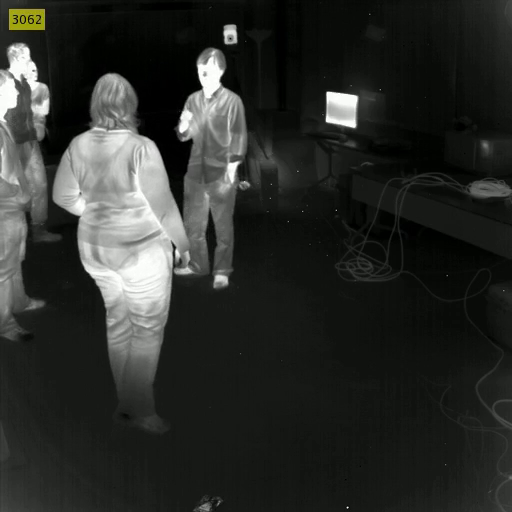
#> input picture frame 60 of sample_videos/video_input.mp4, 512 x 512 px, given in place of sample_video.mp4, which was not available
$ python temperature_detection.py
#> lines starting #> are read from the running program, lines starting #| are printed output that depends on the picture; after the words box and inside, x2 and y2 are one past the last pixel; in counts of white or black regions, pixels touching at a corner belong together; pictures that were not available may be replaced by others from this repository, and a replacement may not be noted
import os
import numpy as np
import cv2

class TemperatureDetection:
    def __init__(self, threshold=200, area_of_box=700, min_temp=102, font_scale_caution=1, font_scale_temp=0.7):
#> in process, frame is the input picture: shape (512, 512, 3); mean B, G, R 42, 45.3, 43.3
        self.threshold = threshold
        self.area_of_box = area_of_box
        self.min_temp = min_temp
        self.font_scale_caution = font_scale_caution
        self.font_scale_temp = font_scale_temp

    def convert_fahrenheit_to_celsius(self, temperature_fahrenheit):
        temperature_celsius = (temperature_fahrenheit - 32) * 5 / 9
        return round(temperature_celsius, 1)

    def convert_to_temperature(self, pixel_avg):
        """
        Converts pixel value (mean) to temperature (Fahrenheit) depending upon the camera hardware.
        """
        return pixel_avg / 2.25

    def process_frame(self, frame):
        frame = cv2.cvtColor(frame, cv2.COLOR_BGR2RGB)
        heatmap_gray = cv2.cvtColor(frame, cv2.COLOR_RGB2GRAY)
        heatmap = cv2.applyColorMap(heatmap_gray, cv2.COLORMAP_HOT)

        _, binary_thresh = cv2.threshold(heatmap_gray, self.threshold, 255, cv2.THRESH_BINARY)
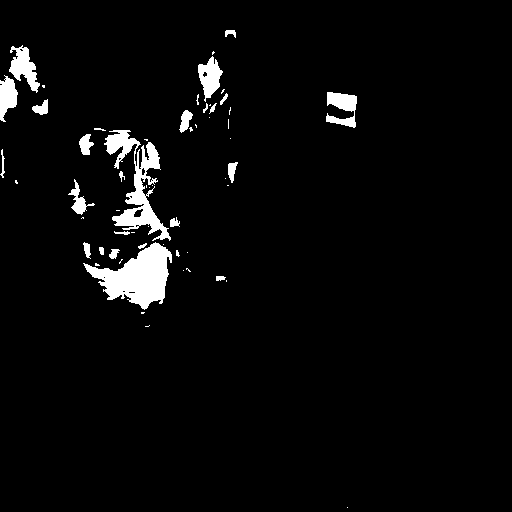
#> binary_thresh: shape (512, 512); 3.7% white; 58 white regions (33 under 20 px), largest, box (x1, y1, x2, y2) and area: (83, 242, 172, 310) 2982, (104, 130, 171, 241) 2459, (9, 45, 40, 93) 717

        kernel = np.ones((3, 3), np.uint8)
        image_erosion = cv2.erode(binary_thresh, kernel, iterations=1)
#> image_erosion: shape (512, 512); 2.5% white; 36 white regions (18 under 20 px), largest, box (x1, y1, x2, y2) and area: (86, 244, 171, 308) 2535, (113, 167, 168, 239) 840, (10, 48, 39, 90) 484
        image_opening = cv2.dilate(image_erosion, kernel, iterations=1)
#> image_opening: shape (512, 512); 3.4% white; 34 white regions (10 under 20 px)

        contours, _ = cv2.findContours(image_opening, 1, 2)
#> contours = 37 contours, 15 with area under 20; largest, box (x1, y1, x2, y2) and area: (85, 243, 172, 309) 2794, (112, 166, 169, 240) 1080, (9, 47, 40, 91) 597, (198, 57, 222, 98) 568, (106, 130, 140, 158) 469

        image_with_rectangles = np.copy(heatmap)

        for contour in contours:
            x, y, w, h = cv2.boundingRect(contour)

            if (w) * (h) < self.area_of_box:
                continue

            mask = np.zeros_like(heatmap_gray)
            cv2.drawContours(mask, contour, -1, 255, -1)

            mean = self.convert_to_temperature(cv2.mean(heatmap_gray, mask=mask)[0])
            temperature = round(mean, 2)
            color = (0, 255, 0) if temperature < self.min_temp else (255, 255, 127)

            if temperature >= self.min_temp:
                cv2.putText(image_with_rectangles, "High temperature detected !!!", (35, 40),
                            cv2.FONT_HERSHEY_SIMPLEX, self.font_scale_caution, color, 2, cv2.LINE_AA)

            image_with_rectangles = cv2.rectangle(
                image_with_rectangles, (x, y), (x+w, y+h), color, 2)

            cv2.putText(image_with_rectangles, "{} C°".format(self.convert_fahrenheit_to_celsius(temperature)), (x, y),
                        cv2.FONT_HERSHEY_SIMPLEX, self.font_scale_temp, color, 2, cv2.LINE_AA)
#> this loop made 37 passes
#> (x, y, w, h) on passes 1, 3, 5, 6, 9, 11, 12, 13, 14, 18, 20, 21: (128, 291, 8, 3), (216, 276, 9, 5), (109, 249, 9, 10), (99, 247, 5, 8), (84, 243, 6, 14), (170, 219, 9, 8), (72, 197, 14, 17), (148, 190, 4, 4), (71, 183, 9, 13), (119, 172, 4, 5), (228, 163, 9, 18), (115, 160, 4, 7)
#> (contour, x, y, w, h) on passes 2, 4, 7, 10, 15, 16: ([[103, 277], [104, 276], [105, 277], [104, 278]], 103, 276, 3, 3), ([[176, 252], [176, 255], [178, 255], [178, 252]], 176, 252, 3, 4), ([[140, 245], [140, 247], [143, 247], [143, 245]], 140, 245, 4, 3), ([[124, 232], [124, 234], [127, 234], [127, 232]], 124, 232, 4, 3), ([[148, 182], [148, 184], [150, 184], [150, 182]], 148, 182, 3, 3), ([[153, 179], [153, 181], [155, 181], [155, 179]], 153, 179, 3, 3)
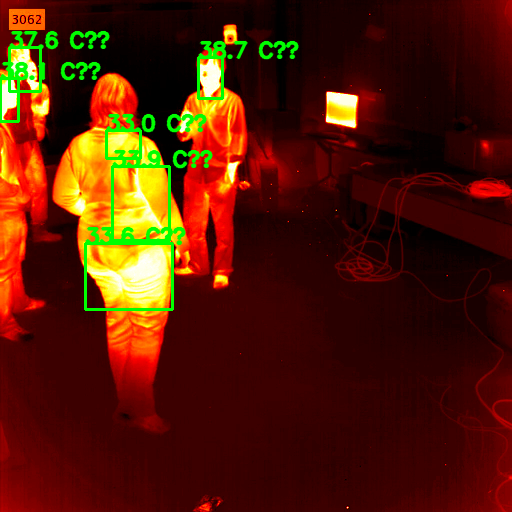
#> image_with_rectangles: shape (512, 512, 3); mean B, G, R 4.3, 26.4, 81.6
#> mask: shape (512, 512); 0.03% white in thin lines or dots, all inside (x1, y1, x2, y2) = (9, 47, 40, 91)

        return image_with_rectangles

class Processor:
    def __init__(self, input_path, output_path, detection_obj, resize_factor=None):
        self.input_path = input_path
        self.output_path = output_path
        self.detection_obj = detection_obj
        self.resize_factor = resize_factor

    def process(self):
        raise NotImplementedError("process method must be implemented in subclasses")

class VideoProcessor(Processor):
    def __init__(self, input_path, output_path, detection_obj):
        super().__init__(input_path, output_path, detection_obj)

    def process(self):
        video = cv2.VideoCapture(self.input_path)
        video_frames = []

        while True:
            ret, frame = video.read()
            if not ret:
                break

            processed_frame = self.detection_obj.process_frame(frame)
            video_frames.append(processed_frame)

            cv2.imshow('frame', processed_frame)

            if cv2.waitKey(1) & 0xFF == ord('q'):
#> (key q is pressed here)
                break

        video.release()
        cv2.destroyAllWindows()

        if video_frames:
            height, width, _ = video_frames[0].shape
#> height = 512; width = 512
            size = (width, height)
#> size = (512, 512)
            out = cv2.VideoWriter(self.output_path, cv2.VideoWriter_fourcc(*'MJPG'), 100, size)

            for frame in video_frames:
                out.write(frame)
#> this loop made 1 pass
            out.release()


class ImageProcessor(Processor):
    def __init__(self, input_image_path, output_image_path, detection_obj, resize_factor=0.5):
        super().__init__(input_image_path, output_image_path, detection_obj, resize_factor)

    def process(self):
        img = cv2.imread(self.input_path)
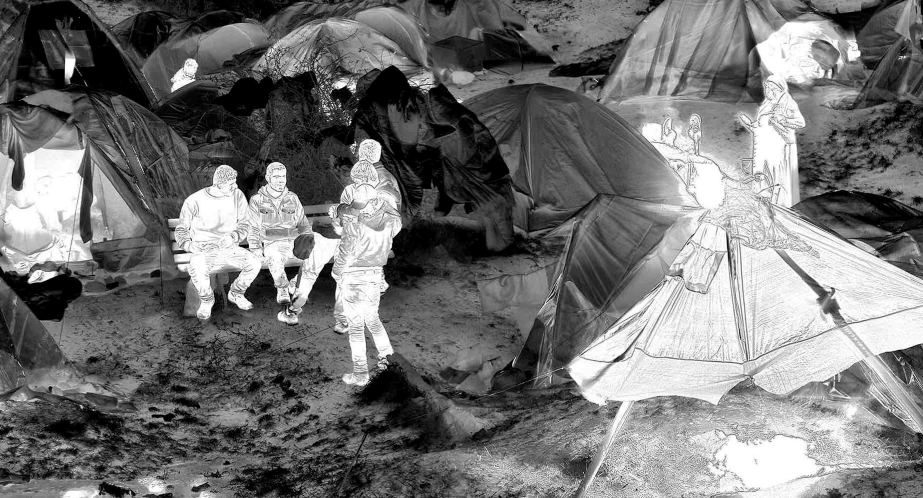
#> input picture sample_images/input_image.jpg, 1846 x 996 px (shown at 1/2 size)
#> img is the input picture: shape (996, 1846, 3); mean B, G, R 115.9, 115.9, 115.9

        if img is None:
            raise ValueError("Image not found at the specified path: {}".format(self.input_path))

        processed_img = self.detection_obj.process_frame(img)
#> in process_frame (call 2), `_, binary_thresh = cv2.threshold(heatmap_gray, self.threshold, 255, cv..`: binary_thresh: shape (996, 1846); 19.7% white; 3254 white regions (2995 under 20 px), largest, box (x1, y1, x2, y2) and area: (1284, 43, 1687, 722) 81725, (1137, 504, 1812, 996) 74096, (337, 330, 804, 741) 51809
#> in process_frame (call 2), `image_erosion = cv2.erode(binary_thresh, kernel, iterations=1)`: image_erosion: shape (996, 1846); 13.4% white; 1112 white regions (882 under 20 px), largest, box (x1, y1, x2, y2) and area: (1548, 421, 1846, 642) 21406, (10, 297, 168, 529) 20736, (1165, 699, 1486, 878) 20046
#> in process_frame (call 2), `image_opening = cv2.dilate(image_erosion, kernel, iterations=1)`:
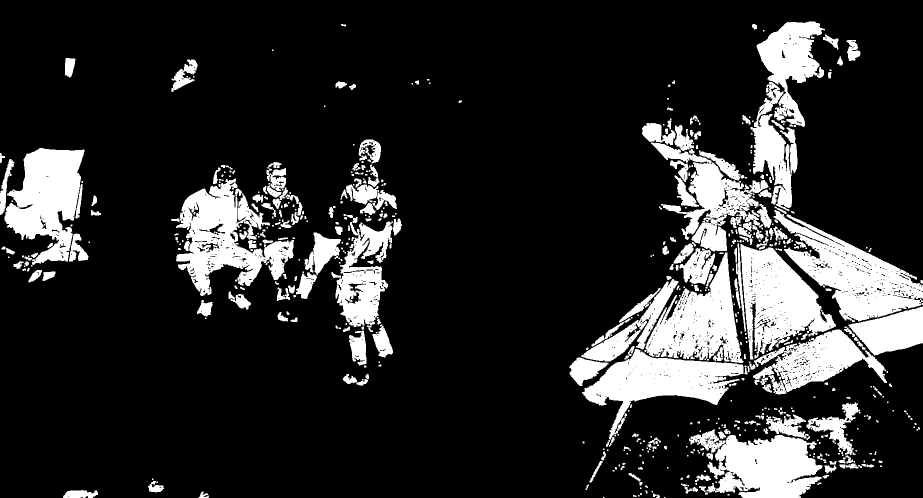
#> image_opening: shape (996, 1846) (shown at 1/2 size); 17% white; 623 white regions (288 under 20 px)
#> in process_frame (call 2), `contours, _ = cv2.findContours(image_opening, 1, 2)`: contours = 1827 contours, 1442 with area under 20; largest, box (x1, y1, x2, y2) and area: (1547, 420, 1846, 644) 26350, (352, 357, 588, 592) 25328, (1481, 488, 1672, 719) 22966, (9, 296, 169, 533) 22294, (1378, 859, 1645, 996) 21962
#> the loop in process_frame (call 2), `for contour in contours:` made 1827 passes
#> (x, y, w, h) on passes 3, 5, 6: (136, 991, 3, 4), (1266, 990, 7, 4), (1312, 989, 8, 7)
#> after the loop in process_frame (call 2), `for contour in contours:`:
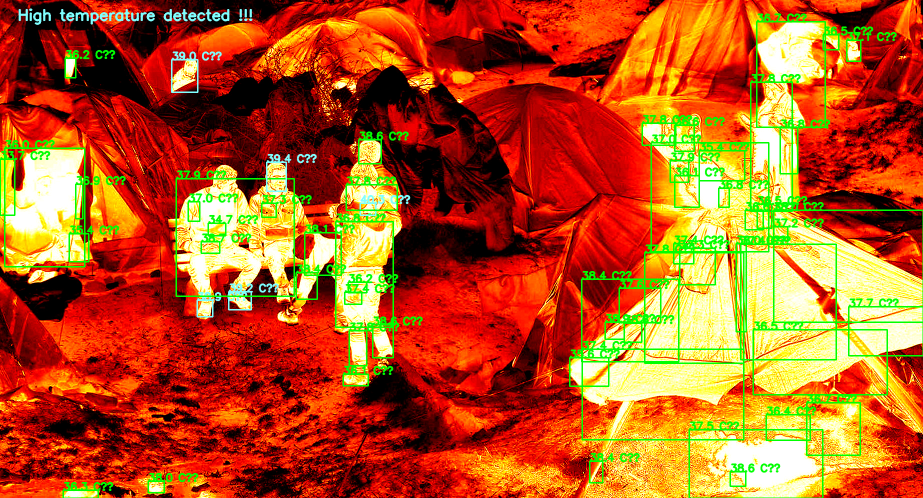
#> image_with_rectangles: shape (996, 1846, 3) (shown at 1/2 size); mean B, G, R 31.3, 85.8, 181.5
#> after the loop in process_frame (call 2), `for contour in contours:`:
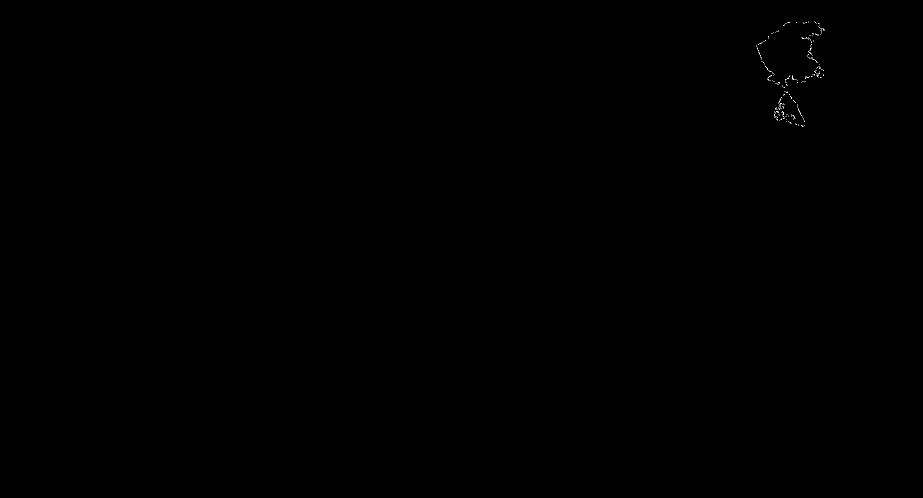
#> mask: shape (996, 1846) (shown at 1/2 size); 0.03% white in thin lines or dots, all inside (x1, y1, x2, y2) = (1513, 43, 1650, 254)

        if self.resize_factor:
            height, width, _ = processed_img.shape
#> height = 996; width = 1846
            dim = (int(width * self.resize_factor), int(height * self.resize_factor))
#> dim = (923, 498)
            processed_img = cv2.resize(processed_img, dim, interpolation=cv2.INTER_AREA)
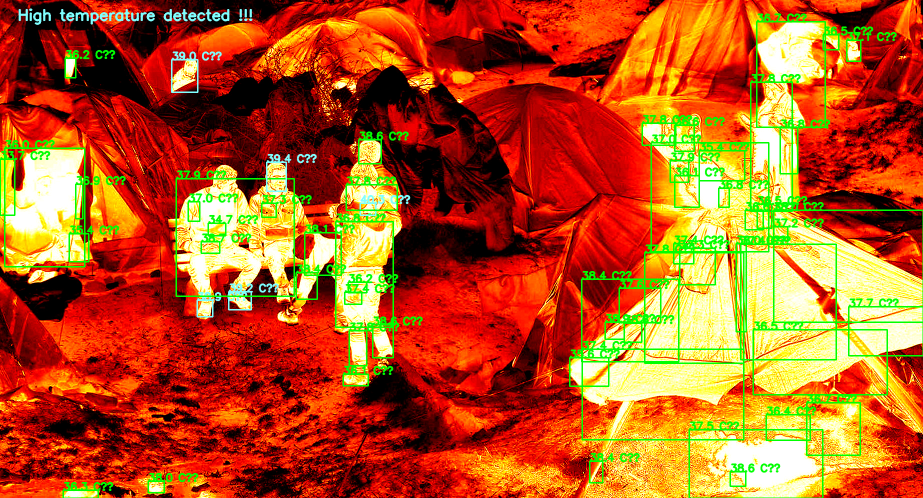
#> processed_img: shape (498, 923, 3); mean B, G, R 31.3, 85.8, 181.6

        cv2.imwrite(self.output_path, processed_img)
        cv2.imshow('output', processed_img)
        cv2.waitKey(0)
        cv2.destroyAllWindows()

# ornek kullanim
if __name__ == "__main__":
    detection_obj = TemperatureDetection(threshold=200, area_of_box=700, min_temp=102, font_scale_caution=1, font_scale_temp=0.7)

    video_processor = VideoProcessor('sample_videos/sample_video.mp4', 'outputs/output_video.avi', detection_obj)
    video_processor.process()

    image_processor = ImageProcessor('sample_images/input_image.jpg', 'outputs/output_image.jpg', detection_obj, resize_factor=0.5)
    image_processor.process()

$ run again, starting later in the video
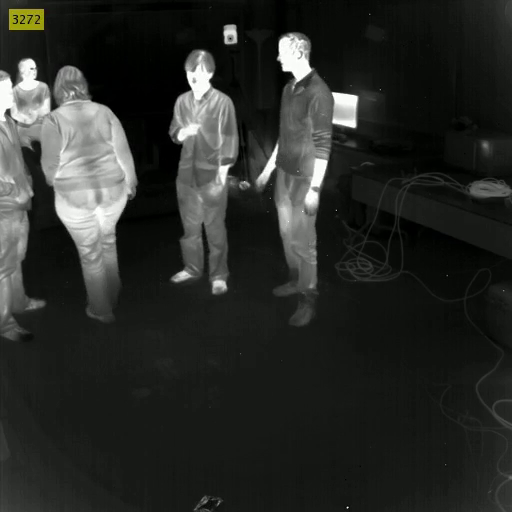
#> input picture frame 270 of sample_videos/video_input.mp4, 512 x 512 px, given in place of sample_video.mp4, which was not available
#> in process, frame is the input picture: shape (512, 512, 3); mean B, G, R 40, 43.2, 41.3
#> binary_thresh: shape (512, 512); 2.8% white; 62 white regions (40 under 20 px), largest, box (x1, y1, x2, y2) and area: (56, 189, 126, 241) 1691, (0, 59, 50, 129) 1255, (279, 36, 311, 82) 888
#> image_erosion: shape (512, 512); 1.7% white; 38 white regions (16 under 20 px), largest, box (x1, y1, x2, y2) and area: (57, 197, 125, 229) 1025, (280, 38, 310, 80) 659, (0, 80, 32, 122) 463
#> image_opening: shape (512, 512); 2.6% white; 29 white regions (4 under 20 px)
#> contours = 31 contours, 6 with area under 20; largest, box (x1, y1, x2, y2) and area: (56, 189, 126, 230) 1428, (279, 37, 311, 81) 774, (0, 79, 49, 123) 676, (187, 65, 212, 100) 478, (16, 60, 40, 91) 380
#> the loop in process_frame, `for contour in contours:` made 31 passes
#> (x, y, w, h) on passes 1, 2, 3, 4, 5, 6, 8, 9: (214, 281, 10, 5), (180, 272, 6, 5), (78, 227, 19, 10), (80, 214, 15, 10), (283, 208, 4, 7), (305, 189, 13, 16), (102, 188, 7, 13), (219, 166, 9, 17)
#> after the loop in process_frame, `for contour in contours:`:
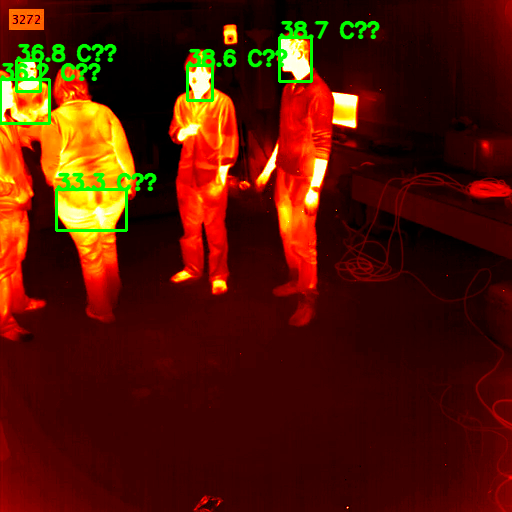
#> image_with_rectangles: shape (512, 512, 3); mean B, G, R 3.5, 22.2, 82.5
#> the loop in process, `for frame in video_frames:` made 1 pass
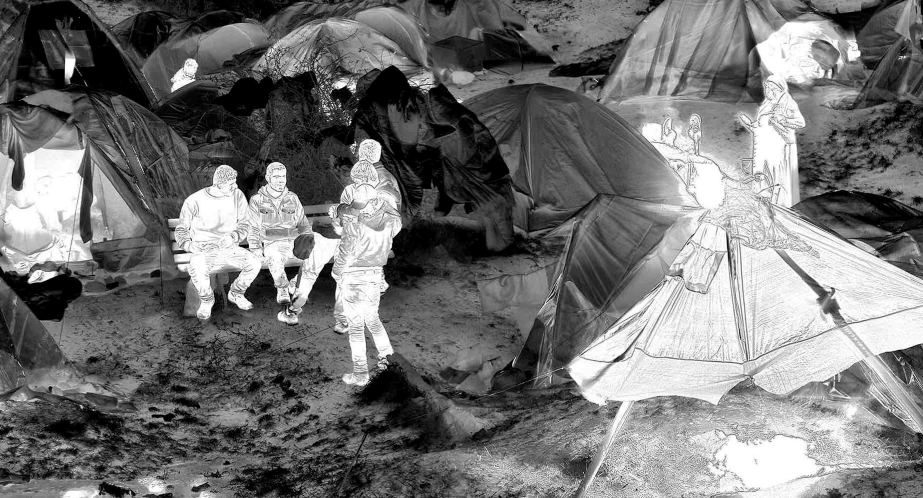
#> input picture sample_images/input_image.jpg, 1846 x 996 px (shown at 1/2 size)
#> in process, img is the input picture: shape (996, 1846, 3); mean B, G, R 115.9, 115.9, 115.9
#> frame: shape (996, 1846, 3)
#> heatmap_gray: shape (996, 1846)
#> heatmap: shape (996, 1846, 3)
#> binary_thresh: shape (996, 1846); 19.7% white; 3254 white regions (2995 under 20 px), largest, box (x1, y1, x2, y2) and area: (1284, 43, 1687, 722) 81725, (1137, 504, 1812, 996) 74096, (337, 330, 804, 741) 51809
#> image_erosion: shape (996, 1846); 13.4% white; 1112 white regions (882 under 20 px), largest, box (x1, y1, x2, y2) and area: (1548, 421, 1846, 642) 21406, (10, 297, 168, 529) 20736, (1165, 699, 1486, 878) 20046
#> image_opening: shape (996, 1846); 17% white; 623 white regions (288 under 20 px)
#> contours = 1827 contours, 1442 with area under 20; largest, box (x1, y1, x2, y2) and area: (1547, 420, 1846, 644) 26350, (352, 357, 588, 592) 25328, (1481, 488, 1672, 719) 22966, (9, 296, 169, 533) 22294, (1378, 859, 1645, 996) 21962
#> the loop in process_frame (call 2), `for contour in contours:` made 1827 passes
#> (x, y, w, h) on passes 3, 5, 6: (136, 991, 3, 4), (1266, 990, 7, 4), (1312, 989, 8, 7)

$ run again, starting later in the video
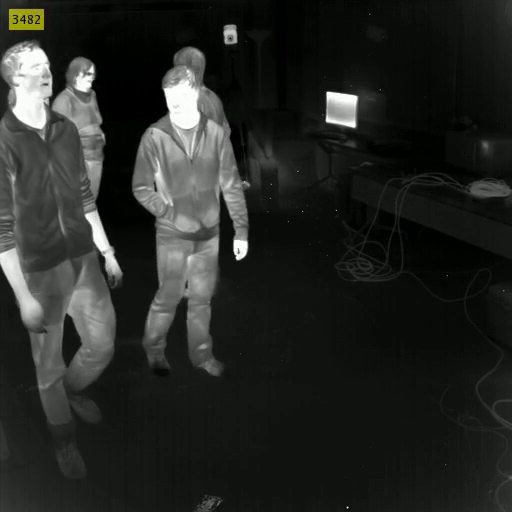
#> input picture frame 480 of sample_videos/video_input.mp4, 512 x 512 px, given in place of sample_video.mp4, which was not available
#> in process, frame is the input picture: shape (512, 512, 3); mean B, G, R 36.3, 39.5, 37.6
#> binary_thresh: shape (512, 512); 2.2% white; 28 white regions (17 under 20 px), largest, box (x1, y1, x2, y2) and area: (11, 47, 52, 129) 2188, (164, 80, 200, 136) 1275, (0, 249, 36, 311) 746
#> image_erosion: shape (512, 512); 1.6% white; 13 white regions (4 under 20 px), largest, box (x1, y1, x2, y2) and area: (14, 49, 50, 128) 1772, (166, 81, 199, 128) 1080, (0, 251, 35, 310) 551
#> image_opening: shape (512, 512); 2.1% white; 11 white regions (2 under 20 px)
#> contours = 14 contours, 4 with area under 20; largest, box (x1, y1, x2, y2) and area: (12, 48, 51, 129) 2044, (165, 80, 200, 129) 1179, (0, 250, 36, 311) 667, (86, 213, 117, 267) 464, (327, 92, 357, 107) 280
#> the loop in process_frame, `for contour in contours:` made 14 passes
#> (x, y, w, h) on passes 3, 5, 6, 7, 9, 11, 13: (234, 240, 13, 19), (156, 172, 6, 9), (326, 118, 29, 9), (327, 92, 30, 15), (77, 76, 15, 15), (17, 73, 10, 5), (34, 63, 6, 4)
#> after the loop in process_frame, `for contour in contours:`:
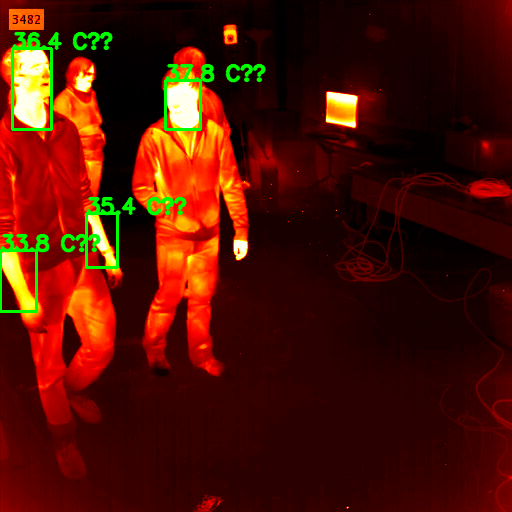
#> image_with_rectangles: shape (512, 512, 3); mean B, G, R 3.5, 17.8, 78
#> the loop in process, `for frame in video_frames:` made 1 pass
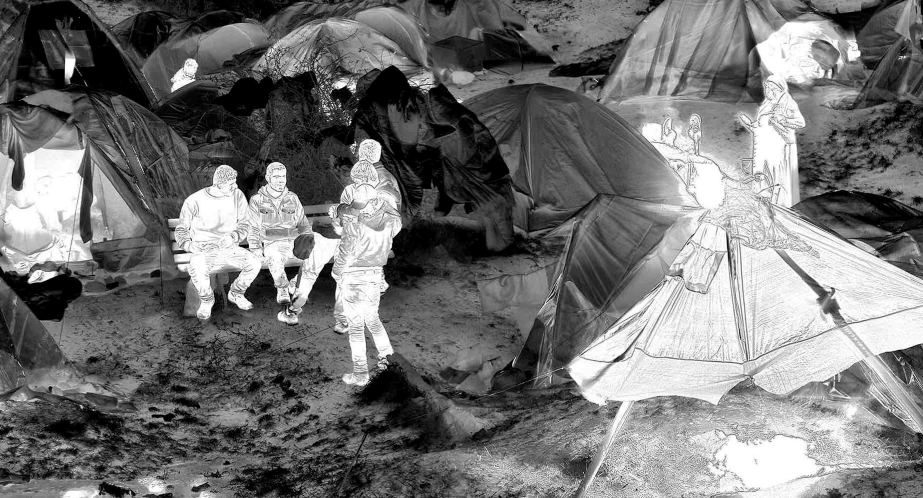
#> input picture sample_images/input_image.jpg, 1846 x 996 px (shown at 1/2 size)
#> in process, img is the input picture: shape (996, 1846, 3); mean B, G, R 115.9, 115.9, 115.9
#> frame: shape (996, 1846, 3)
#> heatmap_gray: shape (996, 1846)
#> heatmap: shape (996, 1846, 3)
#> binary_thresh: shape (996, 1846); 19.7% white; 3254 white regions (2995 under 20 px), largest, box (x1, y1, x2, y2) and area: (1284, 43, 1687, 722) 81725, (1137, 504, 1812, 996) 74096, (337, 330, 804, 741) 51809
#> image_erosion: shape (996, 1846); 13.4% white; 1112 white regions (882 under 20 px), largest, box (x1, y1, x2, y2) and area: (1548, 421, 1846, 642) 21406, (10, 297, 168, 529) 20736, (1165, 699, 1486, 878) 20046
#> image_opening: shape (996, 1846); 17% white; 623 white regions (288 under 20 px)
#> contours = 1827 contours, 1442 with area under 20; largest, box (x1, y1, x2, y2) and area: (1547, 420, 1846, 644) 26350, (352, 357, 588, 592) 25328, (1481, 488, 1672, 719) 22966, (9, 296, 169, 533) 22294, (1378, 859, 1645, 996) 21962
#> the loop in process_frame (call 2), `for contour in contours:` made 1827 passes
#> (x, y, w, h) on passes 3, 5, 6: (136, 991, 3, 4), (1266, 990, 7, 4), (1312, 989, 8, 7)
